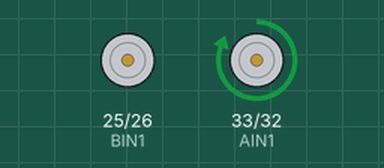
Recording of a sketch running on a simulated ESP32. Shown: motor-driver pin pairs drawn as motors (green arrow = first pin HIGH = forward, orange = second pin HIGH = backward, longer = more drive).

Above: at 2.2 s.
Timing chart, 0 to 5.0 s (numbered marks = the images above):
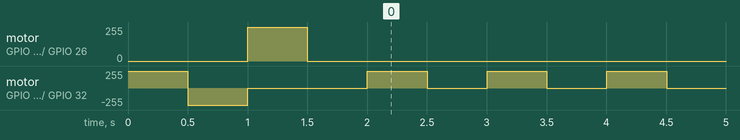

The sketch:

ESP32_LED_Control_TB6612.ino
```cpp
const uint8_t AIN1 = 33;
const uint8_t AIN2 = 32;
const uint8_t BIN1 = 25;
const uint8_t BIN2 = 26;

int led_stat = 0;
long led_prev_mills = 0;

void setup ()
{
    Serial.begin (9600);

    pinMode (AIN1, OUTPUT);
    pinMode (AIN2, OUTPUT);
    pinMode (BIN1, OUTPUT);
    pinMode (BIN2, OUTPUT);

    // Initialize LED
    led_changestat ('r');
    delay (500);
    led_changestat ('y');
    delay (500);
    led_changestat ('g');
    delay (500);
    led_changestat ('o');
    delay (500);
}

void loop ()
{
    led_blink ('r', 500);
}

void led_changestat (char led_color)
{
    // Set switch case for LED status
    // led_stat : 0 = Off; 1 = Red; 2 = Yellow; 3 = Green
    switch (led_color)
    {
        case 'o':
        digitalWrite (AIN1, !HIGH);
        digitalWrite (AIN2, !HIGH);
        digitalWrite (BIN1, !HIGH);
        digitalWrite (BIN2, !HIGH);
        led_stat = 0;
        break;

        case 'r':
        digitalWrite (AIN1, HIGH);
        digitalWrite (AIN2, !HIGH);
        digitalWrite (BIN1, !HIGH);
        digitalWrite (BIN2, !HIGH);
        led_stat = 1;
        break;

        case 'y':
        digitalWrite (AIN1, !HIGH);
        digitalWrite (AIN2, HIGH);
        digitalWrite (BIN1, !HIGH);
        digitalWrite (BIN2, !HIGH);
        led_stat = 2;
        break;

        case 'g':
        digitalWrite (AIN1, !HIGH);
        digitalWrite (AIN2, !HIGH);
        digitalWrite (BIN1, HIGH);
        digitalWrite (BIN2, !HIGH);
        led_stat = 3;
        break;
    }
}

int led_blink (char led_color, long interval_time)
{
    unsigned long cur_millis = millis();

    if (cur_millis - led_prev_mills > interval_time)
    {
       led_prev_mills = cur_millis;

       if (led_stat == 0 || led_stat == 99)
       {
            led_changestat (led_color);
       }
       else
       {
           led_changestat ('o');
       }
    }
}
```

Measured:
- by itself, motor on GPIO 33 (AIN1) / GPIO 32 (AIN2): stopped → forward 255/255 at 0.00 s, → backward 255/255 0.50 s later, → stopped 0.50 s later, → forward 255/255 1.0 s later, … (259 changes in this stretch)
